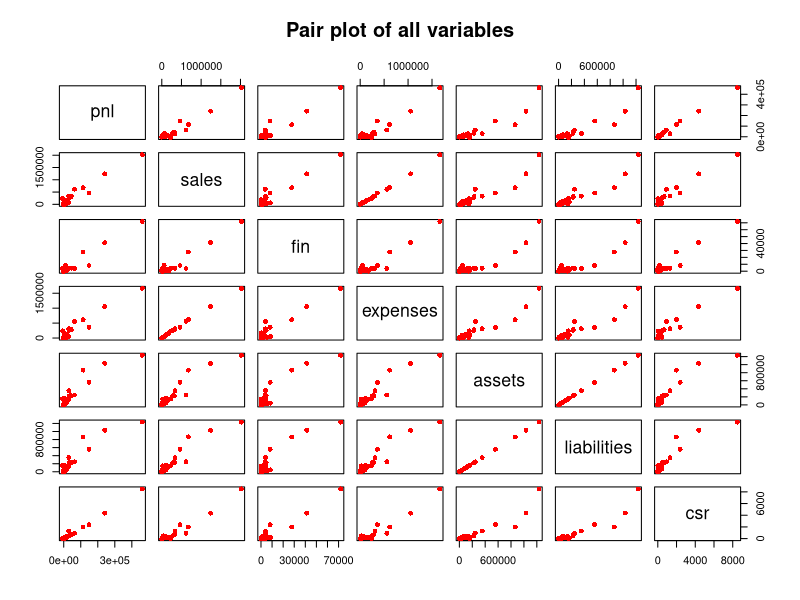
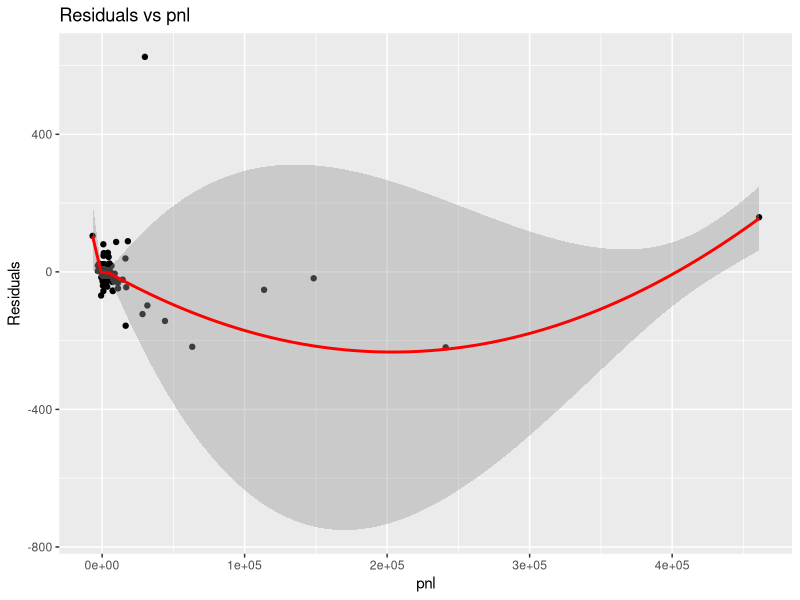
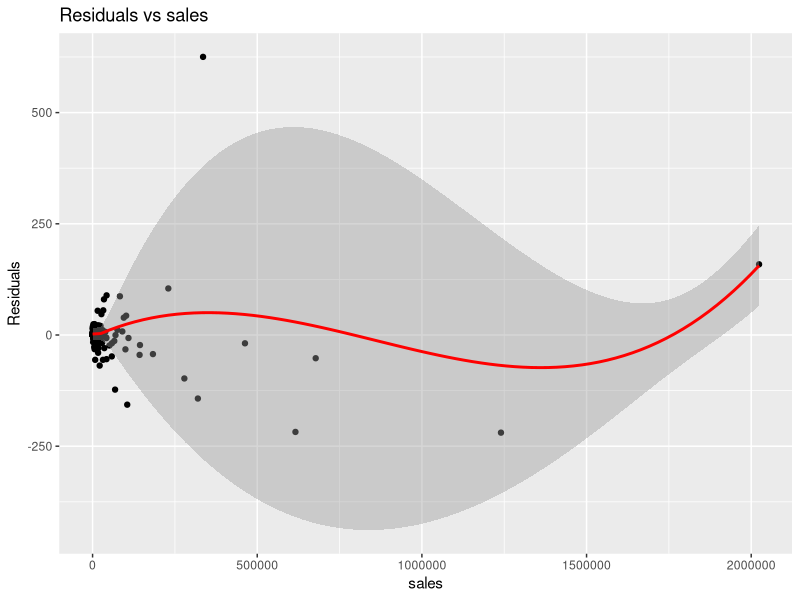
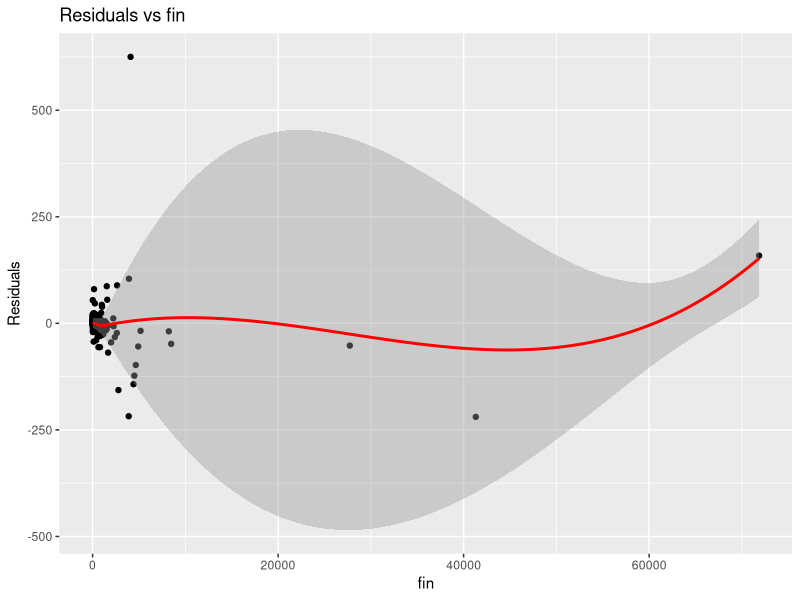
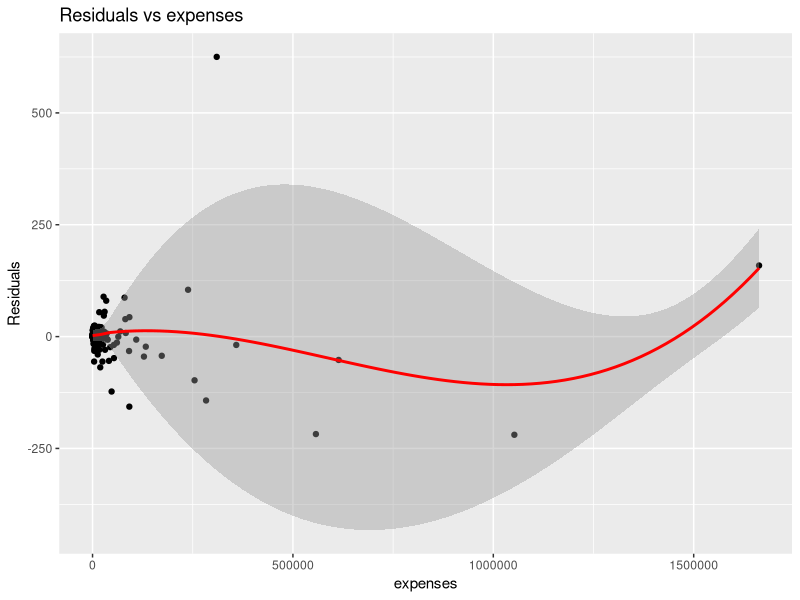
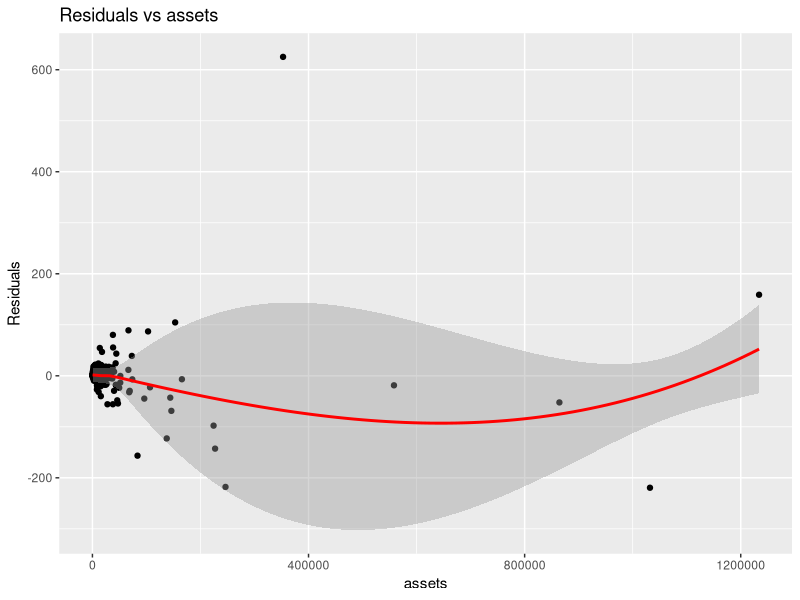
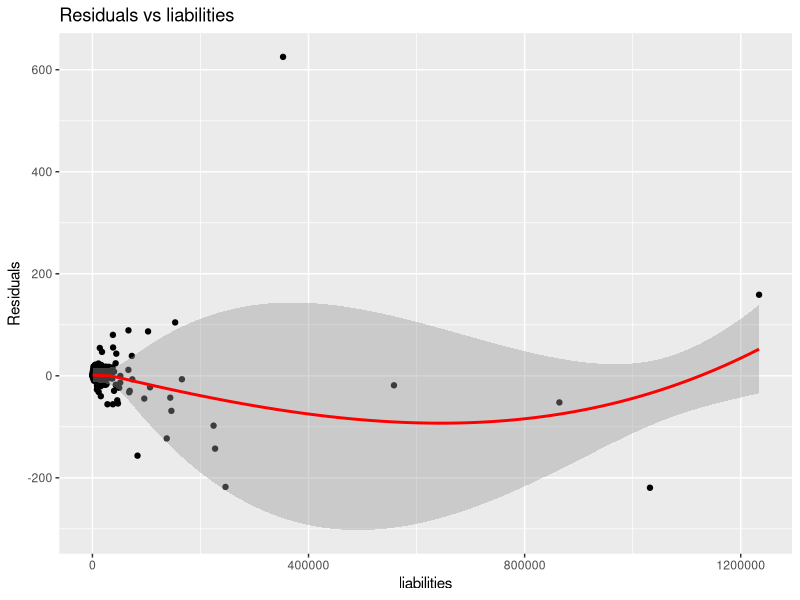
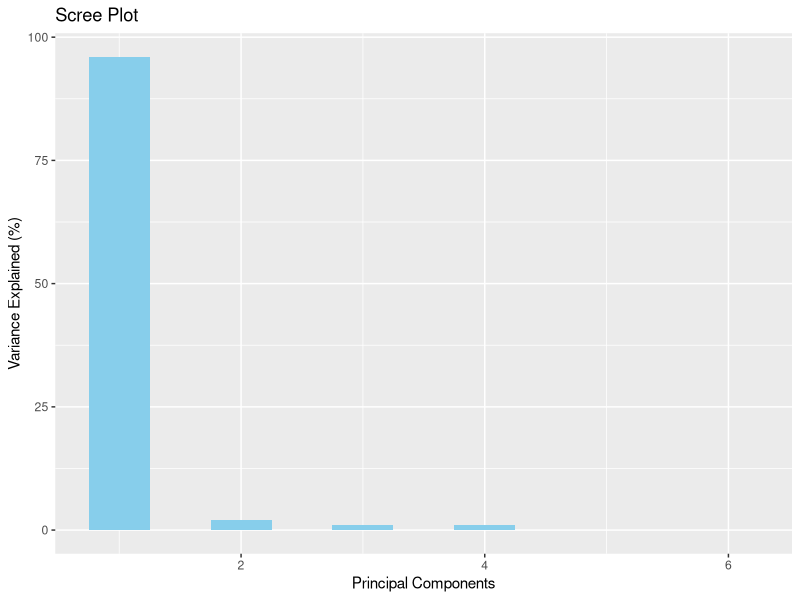

These charts were generated, in order, by the following R code:
## ---- chunk 1
knitr::opts_chunk$set(echo = TRUE)
setwd("C:/Users/Jyotsna/My_Github/Linear-Multivariate-Regression")
## ---- chunk 2
# Set the CRAN mirror
options(repos = c(CRAN = "https://cloud.r-project.org"))

#install.packages("tidyverse")
#install.packages("dplyr")
#install.packages("readxl")
#install.packages("lmtest")
#install.packages("car")
## ---- chunk 3
library(tidyverse)
library(dplyr)
library(readxl)
library(ggplot2)
library(lmtest)
library(car)
## ---- chunk 4
mydata <- read_excel("itcompany.xlsx")
glimpse(mydata)
str(mydata)
## ---- chunk 5
mydata <- na.omit(mydata) 
view(mydata)
glimpse(mydata)
## ---- chunk 6
pairs(mydata[c(
  "pnl", "sales", "fin", "expenses", "assets", "liabilities", "csr"
)],
col = "red",
pch = 16,
labels = c(
  "pnl", "sales", "fin", "expenses", "assets", "liabilities", "csr"
),
main = "Pair plot of all variables"
)
## ---- chunk 7
lmmodel <- lm(csr ~ pnl+sales+fin+expenses+assets+liabilities, data = mydata)
summary(lmmodel)
## ---- chunk 8
my_residuals <- resid(lmmodel)
fitted_val <- fitted(lmmodel)

residuals_sq <- my_residuals^2
## ---- chunk 9
plot_residuals <- function(variable) {
  ggplot(mydata, aes_string(x = variable, y = my_residuals)) +
    geom_point() +
    geom_smooth(method = "loess", col = "red") +
    labs(title = paste("Residuals vs", variable), x = variable, y = "Residuals")
}

# Plot residuals against each predictor
plot_residuals("pnl")
plot_residuals("sales")
plot_residuals("fin")
plot_residuals("expenses")
plot_residuals("assets")
plot_residuals("liabilities")
## ---- chunk 10
printresult <- function(pvalue, testname, errorname) {
  cat("P value is = ", pvalue, "\n")
  
  if (pvalue >= 0.05) {
    cat("Result: The null hypothesis of ", testname, " cannot be rejected. There exists NO significant ", errorname, "\n")
  } else {
    cat("Result: The null hypothesis of ", testname, " is rejected!! There EXISTS", errorname, "\n")
  }
}

## ---- chunk 11

auxi_model_bp <- lm(residuals_sq ~ pnl+sales+fin+expenses+assets+liabilities, data = mydata)


summary_auxi_bp <- summary(auxi_model_bp)

summary_auxi_bp

r_squared_bp <- summary_auxi_bp$r.squared
n <- nrow(mydata)

n

bp_statistic <- n * r_squared_bp

df_manual_bp <- length(coefficients(lmmodel)) - 1  # Number of predictors

p_value_manual <- pchisq(bp_statistic, df_manual_bp, lower.tail = FALSE)

cat("R-squared:", r_squared_bp, "\n")
cat("BP Statistic:", bp_statistic, "\n")
cat("Degrees of Freedom:", df_manual_bp, "\n")
cat("p-value:", p_value_manual, "\n")

printresult(p_value_manual, "Homoskedasticity", "Heteroskedasticity")

## ---- chunk 12
# we already have values of fitted variables and the residual squares...
fitted_sq <- fitted_val^2

auxi_model_w <- lm(residuals_sq ~ fitted_val + fitted_sq, data = mydata)

r_squared_w <- summary(auxi_model_w)$r.squared
bp_statistic_w <- n* r_squared_w

df_manual_w <- 2  # because we have fit and fit_sq
p_value <- 1 - pchisq(bp_statistic_w, df_manual_w)

#cat("p-value:", p_value, "\n")

printresult(p_value, "Homoskedasticity", "Heteroskedasticity")

## ---- chunk 13

log_residuals_sq <- log(residuals_sq)

#making the auxiliary model
auxi_model_park <- lm(log_residuals_sq ~ log(pnl) + log(sales) + log(fin) + log(expenses) + log(assets) + log(liabilities), data = mydata)

summary_auxi_park <- summary(auxi_model_park)

summary_auxi_park

r_squared_park <- summary_auxi_park$r.squared

#finding the test stat
n <- nrow(mydata)
p_stat <- n * r_squared_park

#finding the df

df_park <- length(coefficients(auxi_model_park)) - 1  # Excluding the intercept

#The chi square test is used
p_value_park <- pchisq(p_stat, df_park, lower.tail = FALSE)

cat("R Squared: ", r_squared_park, "\n")
cat("Degrees of Freedom:", df_park, "\n")
cat("BP Statistic:", p_stat, "\n")
#cat("p-value:", p_value_park, "\n")

printresult(p_value_park, "Homoskedasticity", "Heteroskedasticity")
## ---- chunk 14

sorted_data <- mydata[order(mydata$sales), ]

n <- nrow(sorted_data)
c <- floor(0.20 * n) #keeping c as 20% of the data....c will then be omitted!

group_size <- (n-c)/2

group1 <- sorted_data[1:group_size, ]
group2 <- sorted_data[(group_size+c+1): n, ]

## ---- chunk 15

model1 <- lm(csr ~ pnl+sales+fin+expenses+assets+liabilities, data = group1)

rss1 <- sum(resid(model1)^2)

model2 <- lm(csr ~ pnl+sales+fin+expenses+assets+liabilities, data = group2)

rss2 <- sum(resid(model2)^2)


gq_statistic <- rss2/rss1

## ---- chunk 16

df1_gq <- nrow(group2) - length(coefficients(model2))
df2_gq <- nrow(group1) - length(coefficients(model1))


p_value_gq <- pf(gq_statistic, df1_gq, df2_gq, lower.tail = FALSE)

cat("Goldfeld-Quandt Test Statistic:", gq_statistic, "\n")
cat("Degrees of Freedom:", df1_gq, df2_gq, "\n")
#cat("p-value:", p_value_gq, "\n")

printresult(p_value_gq, "Homoskedasticity", "Heteroskedasticity")

## ---- chunk 17
#vif(lmmodel) this is creating error....one variable is perfectly collinear with another.
alias(lmmodel)
## ---- chunk 18
lm_updated <- lm(csr ~ pnl + sales + fin + expenses + assets, data = mydata)
vif(lm_updated)
cor_matrix <- cor(mydata[c("pnl", "sales", "fin", "expenses", "assets")])
cor_matrix
## ---- chunk 19
dwtest(formula = lmmodel, alternative = "two.sided")
## ---- chunk 20
bg_test_result_2 <- bgtest(lmmodel, order = 2)
print(bg_test_result_2)
## ---- chunk 21
ind_vars <- mydata[, c("pnl", "sales", "expenses", "fin", "assets", "liabilities")]

pca_result <- prcomp(ind_vars, scale = TRUE)

selected_pcs <- pca_result $ x[, 1:3] #we are only going to consider the three most significant PCs

new_lmmodel <- lm(csr ~ selected_pcs, data = mydata)

summary(new_lmmodel)

## ---- chunk 22

pca_variance <- (pca_result $sdev)^2

pca_var_perc <- round( pca_variance/ sum(pca_variance)  * 100)

scree_data <- data.frame(
  PC = 1:length(pca_var_perc),
  variance_pc = pca_var_perc
)

View(scree_data)

ggplot(data = scree_data, aes(x = PC, y = variance_pc)) +
  geom_bar(stat = "identity", fill = "skyblue", width = 0.5) +
  labs(title = "Scree Plot", x = "Principal Components", y = "Variance Explained (%)")
## ---- chunk 23
print(pca_result $ rotation)
## ---- chunk 24
dwtest(formula = new_lmmodel, alternative = "two.sided")
## ---- chunk 25
##bptest(new_lmmodel, ~ selected_pcs, data = mydata, studentize = TRUE)

residuals_sq <- (resid(new_lmmodel))^2

auxi_model_bp <- lm(residuals_sq ~ selected_pcs, data = mydata)


summary_auxi_bp <- summary(auxi_model_bp)

summary_auxi_bp

r_squared_bp <- summary_auxi_bp$r.squared
n <- nrow(mydata)

n

bp_statistic <- n * r_squared_bp

df_manual_bp <- length(coefficients(new_lmmodel)) - 1  # Number of predictors

p_value_manual <- pchisq(bp_statistic, df_manual_bp, lower.tail = FALSE)

cat("R-squared:", r_squared_bp, "\n")
cat("BP Statistic:", bp_statistic, "\n")
cat("Degrees of Freedom:", df_manual_bp, "\n")
#cat("p-value:", p_value_manual, "\n")

printresult(p_value_manual, "Homoskedasticity", "Heteroskedasticity")
## ---- chunk 26
mydata$log_csr <- log(mydata$csr + 1)  # Adding a small constant (e.g., 1) to avoid non-positive values
transformed_model <- lm(log_csr ~ selected_pcs, data = mydata)
summary(transformed_model)
## ---- chunk 27
#Check for heteroskedasticity again
#bptest(transformed_model, ~ selected_pcs, data = mydata, studentize = TRUE)

residuals_sq <- (resid(transformed_model))^2

auxi_model_bp <- lm(residuals_sq ~ selected_pcs, data = mydata)


summary_auxi_bp <- summary(auxi_model_bp)

summary_auxi_bp

r_squared_bp <- summary_auxi_bp$r.squared
n <- nrow(mydata)

n

bp_statistic <- n * r_squared_bp

df_manual_bp <- length(coefficients(transformed_model)) - 1  # Number of predictors

p_value_manual <- pchisq(bp_statistic, df_manual_bp, lower.tail = FALSE)

cat("R-squared:", r_squared_bp, "\n")
cat("BP Statistic:", bp_statistic, "\n")
cat("Degrees of Freedom:", df_manual_bp, "\n")
#cat("p-value:", p_value_manual, "\n")

printresult(p_value_manual, "Homoskedasticity", "Heteroskedasticity")

## ---- chunk 28
summary(transformed_model)
